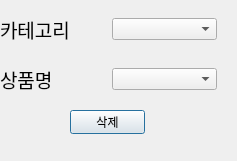
<?xml version="1.0" encoding="UTF-8"?>
<ui version="4.0">
 <class>p_delete</class>
 <widget class="QDialog" name="p_delete">
  <property name="geometry">
   <rect>
    <x>0</x>
    <y>0</y>
    <width>237</width>
    <height>161</height>
   </rect>
  </property>
  <property name="windowTitle">
   <string>Dialog</string>
  </property>
  <widget class="QPushButton" name="delbtn">
   <property name="geometry">
    <rect>
     <x>70</x>
     <y>110</y>
     <width>75</width>
     <height>24</height>
    </rect>
   </property>
   <property name="text">
    <string>삭제</string>
   </property>
  </widget>
  <widget class="QWidget" name="layoutWidget">
   <property name="geometry">
    <rect>
     <x>0</x>
     <y>0</y>
     <width>217</width>
     <height>111</height>
    </rect>
   </property>
   <layout class="QGridLayout" name="gridLayout">
    <item row="4" column="1">
     <widget class="QComboBox" name="product_comboBox"/>
    </item>
    <item row="1" column="0">
     <widget class="QLabel" name="label">
      <property name="font">
       <font>
        <pointsize>14</pointsize>
       </font>
      </property>
      <property name="text">
       <string>카테고리</string>
      </property>
     </widget>
    </item>
    <item row="1" column="1">
     <widget class="QComboBox" name="cartagory_comboBox"/>
    </item>
    <item row="4" column="0">
     <widget class="QLabel" name="label_4">
      <property name="font">
       <font>
        <pointsize>14</pointsize>
       </font>
      </property>
      <property name="text">
       <string>상품명</string>
      </property>
     </widget>
    </item>
   </layout>
  </widget>
 </widget>
 <resources/>
 <connections/>
</ui>
